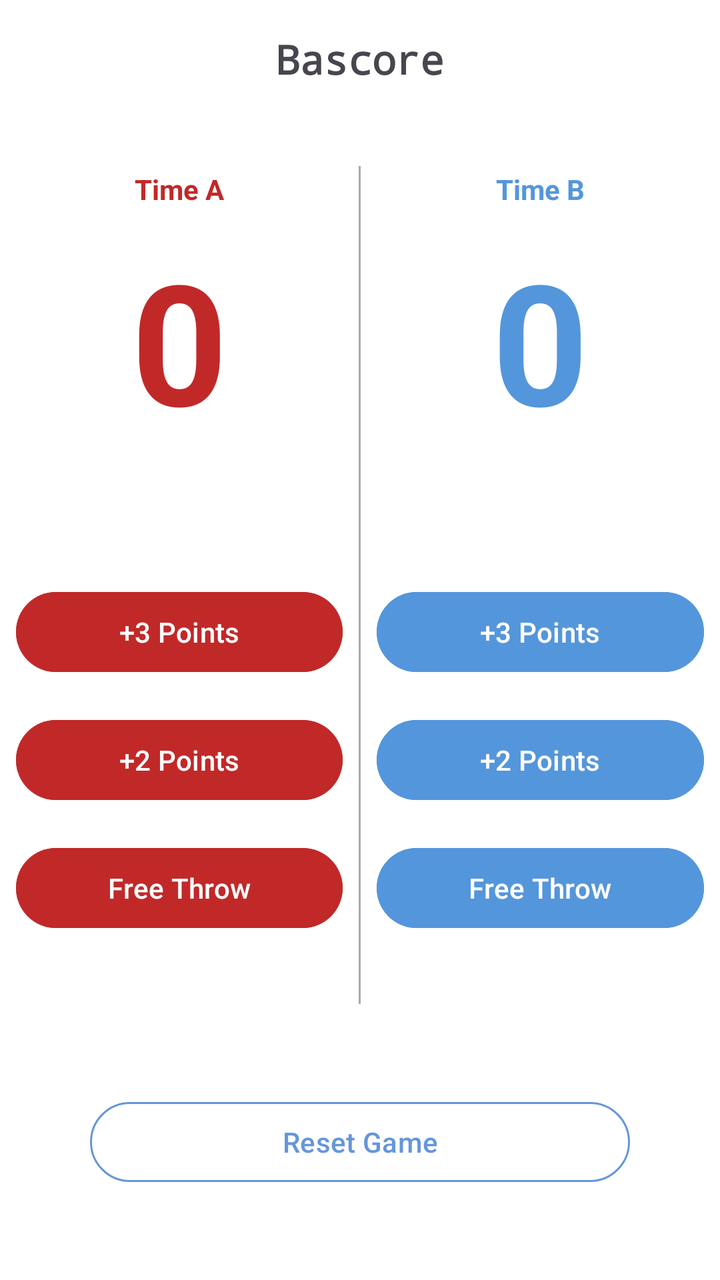
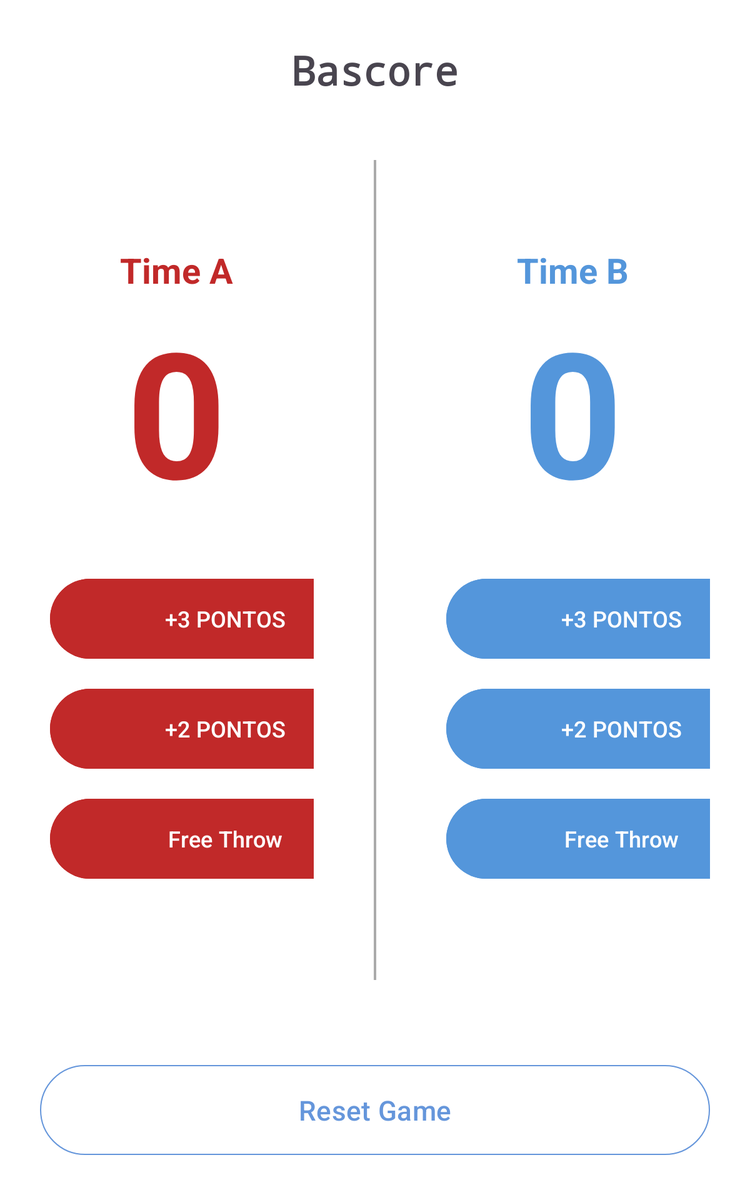

An Android layout and its configuration variant, each rendered on a device that would load it. The default file and the variant file are quoted in full after the pictures.
<!-- AndroidManifest.xml: application theme Theme.Hub -->
<!-- res/layout/activity_bascore.xml -->
<?xml version="1.0" encoding="utf-8"?>
<LinearLayout xmlns:android="http://schemas.android.com/apk/res/android"
    xmlns:tools="http://schemas.android.com/tools"
    android:layout_width="match_parent"
    android:layout_height="match_parent"
    android:orientation="vertical"
    tools:context="br.ufrn.dim0524.hub.bascore.BascoreActivity">

    <RelativeLayout
        android:layout_width="match_parent"
        android:layout_height="wrap_content">

        <ImageButton
            android:id="@+id/btn_return_bascore"
            android:layout_width="48dp"
            android:layout_height="48dp"
            android:layout_alignParentStart="true"
            android:layout_centerVertical="true"
            android:layout_marginStart="8dp"
            android:background="?android:attr/selectableItemBackgroundBorderless"
            android:contentDescription="@string/back"
            android:src="@drawable/ic_return" />

        <TextView
            android:layout_width="wrap_content"
            android:layout_height="wrap_content"
            android:layout_centerInParent="true"
            android:fontFamily="monospace"
            android:gravity="center"
            android:padding="16dp"
            android:text="Bascore"
            android:textSize="20sp"
            android:textStyle="bold" />

    </RelativeLayout>

    <LinearLayout
        android:layout_width="match_parent"
        android:layout_height="0dp"
        android:layout_weight="1"
        android:gravity="center"
        android:orientation="horizontal">

        <LinearLayout
            android:layout_width="0dp"
            android:layout_height="wrap_content"
            android:layout_weight="1"
            android:orientation="vertical">

            <TextView
                android:id="@+id/timeA"
                android:layout_width="match_parent"
                android:layout_height="wrap_content"
                android:gravity="center"
                android:text="Time A"
                android:textColor="@color/team_a_color"
                android:textStyle="bold"
                android:textSize="14sp"
                android:fontFamily="sans-serif"/>

            <TextView
                android:id="@+id/placarTimeA"
                android:layout_width="match_parent"
                android:layout_height="wrap_content"
                android:layout_marginBottom="40dp"
                android:fontFamily="sans-serif"
                android:gravity="center"
                android:padding="10dp"
                android:text="0"
                android:textColor="@color/team_a_color"
                android:textSize="84sp"
                android:textStyle="bold" />

            <Button
                android:id="@+id/tresPontosA"
                android:layout_width="match_parent"
                android:layout_height="wrap_content"
                android:layout_marginStart="8dp"
                android:layout_marginEnd="8dp"
                android:layout_marginBottom="8dp"
                android:layout_marginTop="16dp"
                android:backgroundTint="@color/team_a_color"
                android:text="@string/plus_three_throw" />

            <Button
                android:id="@+id/doisPontosA"
                android:layout_width="match_parent"
                android:layout_height="wrap_content"
                android:layout_margin="8dp"
                android:backgroundTint="@color/team_a_color"
                android:text="@string/plus_two_throw" />

            <Button
                android:id="@+id/tiroLivreA"
                android:layout_width="match_parent"
                android:layout_height="wrap_content"
                android:layout_margin="8dp"
                android:backgroundTint="@color/team_a_color"
                android:text="@string/free_throw" />
        </LinearLayout>

        <View
            android:layout_width="1dp"
            android:layout_height="match_parent"
            android:background="@android:color/darker_gray"
            android:layout_marginTop="16dp"/>

        <LinearLayout
            android:layout_width="0dp"
            android:layout_height="wrap_content"
            android:layout_weight="1"
            android:orientation="vertical">

            <TextView
                android:id="@+id/timeB"
                android:layout_width="match_parent"
                android:layout_height="wrap_content"
                android:gravity="center"
                android:text="Time B"
                android:textColor="@color/team_b_color"
                android:textStyle="bold"
                android:textSize="14sp"
                android:fontFamily="sans-serif"/>

            <TextView
                android:id="@+id/placarTimeB"
                android:layout_width="match_parent"
                android:layout_height="wrap_content"
                android:layout_marginBottom="40dp"
                android:gravity="center"
                android:padding="10dp"
                android:text="0"
                android:textSize="84sp"
                android:textColor="@color/team_b_color"
                android:textStyle="bold"
                android:fontFamily="sans-serif"/>

            <Button
                android:id="@+id/tresPontosB"
                android:layout_width="match_parent"
                android:layout_height="wrap_content"
                android:layout_marginStart="8dp"
                android:layout_marginEnd="8dp"
                android:layout_marginBottom="8dp"
                android:layout_marginTop="16dp"
                android:backgroundTint="@color/team_b_color"
                android:text="@string/plus_three_throw" />

            <Button
                android:id="@+id/doisPontosB"
                android:layout_width="match_parent"
                android:layout_height="wrap_content"
                android:layout_margin="8dp"
                android:backgroundTint="@color/team_b_color"
                android:text="@string/plus_two_throw" />

            <Button
                android:id="@+id/tiroLivreB"
                android:layout_width="match_parent"
                android:layout_height="wrap_content"
                android:layout_margin="8dp"
                android:backgroundTint="@color/team_b_color"
                android:text="@string/free_throw" />
        </LinearLayout>

    </LinearLayout>



    <Button
        android:id="@+id/reiniciarPartida"
        style="?attr/materialButtonOutlinedStyle"
        android:layout_width="match_parent"
        android:layout_height="wrap_content"
        android:text="@string/reset_game"
        android:layout_margin="45dp"/>
</LinearLayout>
<!-- resources referenced by this layout -->
<resources>
  <color name="team_a_color">#c12929</color>
  <color name="team_b_color">#5496db</color>
  <!-- drawable ic_return (drawable) -->
  <vector xmlns:android="http://schemas.android.com/apk/res/android"
      android:width="24dp"
      android:height="24dp"
      android:viewportWidth="72"
      android:viewportHeight="72">
    <path
        android:pathData="M46.196,16.205l-19.393,19.46l19.393,19.46"
        android:strokeLineJoin="round"
        android:strokeWidth="8"
        android:fillColor="@color/return_b"
        android:strokeColor="@color/return_b"
        android:strokeLineCap="round"/>
  </vector>
  <string name="back">Back</string>
  <string name="free_throw">Free Throw</string>
  <string name="plus_three_throw">+3 Points</string>
  <string name="plus_two_throw">+2 Points</string>
  <string name="reset_game">Reset Game</string>
  <style name="Theme.Hub" parent="Theme.Material3.DayNight.NoActionBar">
  
          
          <item name="colorPrimary">@color/blue_primary</item>
          <item name="colorOnPrimary">@color/white</item>
  
          
          <item name="android:colorBackground">@color/white</item>
          <item name="colorSurface">@color/gray_surface</item>
          <item name="colorOnSurface">@color/black</item>
  
          
          <item name="materialButtonOutlinedStyle">@style/Widget.App.Button.Outlined</item>
      </style>
  <color name="return_b">#FFFFFF</color>
  <color name="blue_primary">#6596DB</color>
  <color name="white">#FFFFFF</color>
  <color name="gray_surface">#F5F5F5</color>
  <color name="black">#000000</color>
  <style name="Widget.App.Button.Outlined" parent="Widget.Material3.Button.OutlinedButton">
          <item name="strokeColor">@color/blue_primary</item>
          <item name="android:textColor">@color/blue_primary</item>
      </style>
</resources>
<!-- res/layout-sw600dp/activity_bascore.xml (the repository's variant of the layout above) -->
<!-- drawn on a 7-inch tablet held upright -->
<?xml version="1.0" encoding="utf-8"?>
<LinearLayout xmlns:android="http://schemas.android.com/apk/res/android"
    xmlns:tools="http://schemas.android.com/tools"
    android:layout_width="match_parent"
    android:layout_height="match_parent"
    android:orientation="vertical"
    android:padding="32dp"
    tools:context="br.ufrn.dim0524.hub.bascore.BascoreActivity">

    <RelativeLayout
        android:layout_width="match_parent"
        android:layout_height="wrap_content"
        android:layout_marginBottom="16dp">

        <ImageButton
            android:id="@+id/btn_return_bascore"
            android:layout_width="48dp"
            android:layout_height="48dp"
            android:layout_alignParentStart="true"
            android:layout_centerVertical="true"
            android:background="?android:attr/selectableItemBackgroundBorderless"
            android:contentDescription="@string/back"
            android:src="@drawable/ic_return" />

        <TextView
            android:layout_width="wrap_content"
            android:layout_height="wrap_content"
            android:layout_centerInParent="true"
            android:fontFamily="monospace"
            android:gravity="center"
            android:text="Bascore"
            android:textSize="32sp"
            android:textStyle="bold" />

    </RelativeLayout>

    <LinearLayout
        android:layout_width="match_parent"
        android:layout_height="0dp"
        android:layout_weight="1"
        android:baselineAligned="false"
        android:gravity="center"
        android:orientation="horizontal">

        
        <LinearLayout
            android:layout_width="0dp"
            android:layout_height="wrap_content"
            android:layout_weight="1"
            android:gravity="center_horizontal"
            android:orientation="vertical">

            <TextView
                android:id="@+id/timeA"
                android:layout_width="wrap_content"
                android:layout_height="wrap_content"
                android:text="Time A"
                android:textColor="@color/team_a_color"
                android:textSize="28sp"
                android:textStyle="bold" />

            <TextView
                android:id="@+id/placarTimeA"
                android:layout_width="wrap_content"
                android:layout_height="wrap_content"
                android:text="0"
                android:textColor="@color/team_a_color"
                android:textSize="140sp"
                android:textStyle="bold" />

            <LinearLayout
                android:layout_width="wrap_content"
                android:layout_height="wrap_content"
                android:layout_marginTop="30dp"
                android:orientation="vertical">

                <Button
                    android:id="@+id/tresPontosA"
                    android:layout_width="280dp"
                    android:layout_height="72dp"
                    android:layout_margin="8dp"
                    android:backgroundTint="@color/team_a_color"
                    android:text="+3 PONTOS"
                    android:textSize="18sp" />

                <Button
                    android:id="@+id/doisPontosA"
                    android:layout_width="280dp"
                    android:layout_height="72dp"
                    android:layout_margin="8dp"
                    android:backgroundTint="@color/team_a_color"
                    android:text="+2 PONTOS"
                    android:textSize="18sp" />

                <Button
                    android:id="@+id/tiroLivreA"
                    android:layout_width="280dp"
                    android:layout_height="72dp"
                    android:layout_margin="8dp"
                    android:backgroundTint="@color/team_a_color"
                    android:text="@string/free_throw"
                    android:textSize="18sp" />
            </LinearLayout>
        </LinearLayout>

        <View
            android:layout_width="2dp"
            android:layout_height="match_parent"
            android:layout_marginHorizontal="48dp"
            android:layout_marginVertical="32dp"
            android:background="@android:color/darker_gray" />

        
        <LinearLayout
            android:layout_width="0dp"
            android:layout_height="wrap_content"
            android:layout_weight="1"
            android:gravity="center_horizontal"
            android:orientation="vertical">

            <TextView
                android:id="@+id/timeB"
                android:layout_width="wrap_content"
                android:layout_height="wrap_content"
                android:text="Time B"
                android:textColor="@color/team_b_color"
                android:textSize="28sp"
                android:textStyle="bold" />

            <TextView
                android:id="@+id/placarTimeB"
                android:layout_width="wrap_content"
                android:layout_height="wrap_content"
                android:text="0"
                android:textColor="@color/team_b_color"
                android:textSize="140sp"
                android:textStyle="bold" />

            <LinearLayout
                android:layout_width="wrap_content"
                android:layout_height="wrap_content"
                android:layout_marginTop="30dp"
                android:orientation="vertical">

                <Button
                    android:id="@+id/tresPontosB"
                    android:layout_width="280dp"
                    android:layout_height="72dp"
                    android:layout_margin="8dp"
                    android:backgroundTint="@color/team_b_color"
                    android:text="+3 PONTOS"
                    android:textSize="18sp" />

                <Button
                    android:id="@+id/doisPontosB"
                    android:layout_width="280dp"
                    android:layout_height="72dp"
                    android:layout_margin="8dp"
                    android:backgroundTint="@color/team_b_color"
                    android:text="+2 PONTOS"
                    android:textSize="18sp" />

                <Button
                    android:id="@+id/tiroLivreB"
                    android:layout_width="280dp"
                    android:layout_height="72dp"
                    android:layout_margin="8dp"
                    android:backgroundTint="@color/team_b_color"
                    android:text="@string/free_throw"
                    android:textSize="18sp" />
            </LinearLayout>
        </LinearLayout>

    </LinearLayout>

    <Button
        android:id="@+id/reiniciarPartida"
        style="?attr/materialButtonOutlinedStyle"
        android:layout_width="match_parent"
        android:layout_height="80dp"
        android:layout_marginTop="32dp"
        android:text="@string/reset_game"
        android:textSize="22sp" />

</LinearLayout>
<!-- resources referenced by the variant -->
<!-- as a 7-inch tablet held upright resolves them -->
<resources>
  <color name="team_a_color">#c12929</color>
  <color name="team_b_color">#5496db</color>
  <!-- drawable ic_return (drawable) -->
  <vector xmlns:android="http://schemas.android.com/apk/res/android"
      android:width="24dp"
      android:height="24dp"
      android:viewportWidth="72"
      android:viewportHeight="72">
    <path
        android:pathData="M46.196,16.205l-19.393,19.46l19.393,19.46"
        android:strokeLineJoin="round"
        android:strokeWidth="8"
        android:fillColor="@color/return_b"
        android:strokeColor="@color/return_b"
        android:strokeLineCap="round"/>
  </vector>
  <string name="back">Back</string>
  <string name="free_throw">Free Throw</string>
  <string name="reset_game">Reset Game</string>
  <style name="Theme.Hub" parent="Theme.Material3.DayNight.NoActionBar">
  
          
          <item name="colorPrimary">@color/blue_primary</item>
          <item name="colorOnPrimary">@color/white</item>
  
          
          <item name="android:colorBackground">@color/white</item>
          <item name="colorSurface">@color/gray_surface</item>
          <item name="colorOnSurface">@color/black</item>
  
          
          <item name="materialButtonOutlinedStyle">@style/Widget.App.Button.Outlined</item>
      </style>
  <color name="return_b">#FFFFFF</color>
  <color name="blue_primary">#6596DB</color>
  <color name="white">#FFFFFF</color>
  <color name="gray_surface">#F5F5F5</color>
  <color name="black">#000000</color>
  <style name="Widget.App.Button.Outlined" parent="Widget.Material3.Button.OutlinedButton">
          <item name="strokeColor">@color/blue_primary</item>
          <item name="android:textColor">@color/blue_primary</item>
      </style>
</resources>
